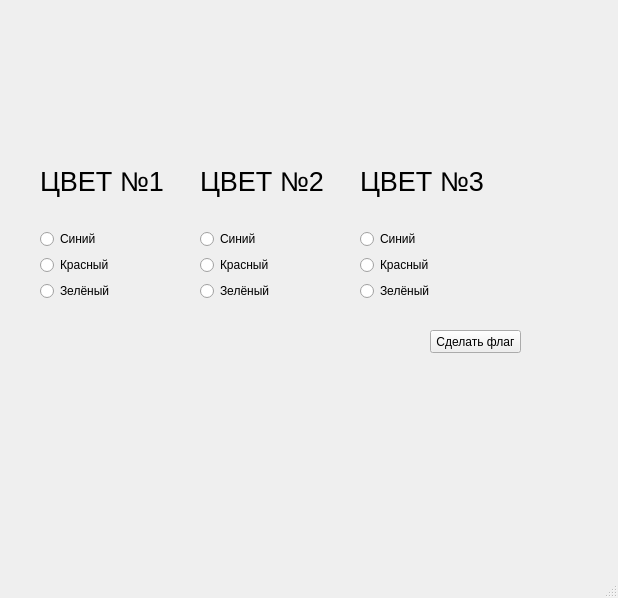
<?xml version="1.0" encoding="UTF-8"?>
<ui version="4.0">
 <class>MainWindow</class>
 <widget class="QMainWindow" name="MainWindow">
  <property name="geometry">
   <rect>
    <x>0</x>
    <y>0</y>
    <width>618</width>
    <height>598</height>
   </rect>
  </property>
  <property name="font">
   <font>
    <stylestrategy>PreferAntialias</stylestrategy>
   </font>
  </property>
  <property name="windowTitle">
   <string>MainWindow</string>
  </property>
  <widget class="QWidget" name="centralwidget">
   <widget class="QWidget" name="verticalLayoutWidget">
    <property name="geometry">
     <rect>
      <x>40</x>
      <y>140</y>
      <width>160</width>
      <height>161</height>
     </rect>
    </property>
    <layout class="QVBoxLayout" name="verticalLayout">
     <item>
      <widget class="QLabel" name="label">
       <property name="font">
        <font>
         <pointsize>20</pointsize>
        </font>
       </property>
       <property name="text">
        <string>ЦВЕТ №1</string>
       </property>
      </widget>
     </item>
     <item>
      <widget class="QRadioButton" name="radioButtonB1">
       <property name="text">
        <string>Синий</string>
       </property>
       <attribute name="buttonGroup">
        <string notr="true">bg1</string>
       </attribute>
      </widget>
     </item>
     <item>
      <widget class="QRadioButton" name="radioButtonR1">
       <property name="text">
        <string>Красный</string>
       </property>
       <attribute name="buttonGroup">
        <string notr="true">bg1</string>
       </attribute>
      </widget>
     </item>
     <item>
      <widget class="QRadioButton" name="radioButtonG1">
       <property name="text">
        <string>Зелёный</string>
       </property>
       <attribute name="buttonGroup">
        <string notr="true">bg1</string>
       </attribute>
      </widget>
     </item>
    </layout>
   </widget>
   <widget class="QWidget" name="verticalLayoutWidget_2">
    <property name="geometry">
     <rect>
      <x>200</x>
      <y>140</y>
      <width>160</width>
      <height>161</height>
     </rect>
    </property>
    <layout class="QVBoxLayout" name="verticalLayout_2">
     <item>
      <widget class="QLabel" name="label_2">
       <property name="font">
        <font>
         <pointsize>20</pointsize>
        </font>
       </property>
       <property name="text">
        <string>ЦВЕТ №2</string>
       </property>
      </widget>
     </item>
     <item>
      <widget class="QRadioButton" name="radioButtonB2">
       <property name="text">
        <string>Синий</string>
       </property>
       <attribute name="buttonGroup">
        <string notr="true">bg2</string>
       </attribute>
      </widget>
     </item>
     <item>
      <widget class="QRadioButton" name="radioButtonR2">
       <property name="text">
        <string>Красный</string>
       </property>
       <attribute name="buttonGroup">
        <string notr="true">bg2</string>
       </attribute>
      </widget>
     </item>
     <item>
      <widget class="QRadioButton" name="radioButtonG2">
       <property name="text">
        <string>Зелёный</string>
       </property>
       <attribute name="buttonGroup">
        <string notr="true">bg2</string>
       </attribute>
      </widget>
     </item>
    </layout>
   </widget>
   <widget class="QWidget" name="verticalLayoutWidget_3">
    <property name="geometry">
     <rect>
      <x>360</x>
      <y>140</y>
      <width>160</width>
      <height>161</height>
     </rect>
    </property>
    <layout class="QVBoxLayout" name="verticalLayout_3">
     <item>
      <widget class="QLabel" name="label_3">
       <property name="font">
        <font>
         <pointsize>20</pointsize>
        </font>
       </property>
       <property name="text">
        <string>ЦВЕТ №3</string>
       </property>
      </widget>
     </item>
     <item>
      <widget class="QRadioButton" name="radioButtonB3">
       <property name="text">
        <string>Синий</string>
       </property>
       <attribute name="buttonGroup">
        <string notr="true">bg3</string>
       </attribute>
      </widget>
     </item>
     <item>
      <widget class="QRadioButton" name="radioButtonR3">
       <property name="text">
        <string>Красный</string>
       </property>
       <attribute name="buttonGroup">
        <string notr="true">bg3</string>
       </attribute>
      </widget>
     </item>
     <item>
      <widget class="QRadioButton" name="radioButtonG3">
       <property name="text">
        <string>Зелёный</string>
       </property>
       <attribute name="buttonGroup">
        <string notr="true">bg3</string>
       </attribute>
      </widget>
     </item>
    </layout>
   </widget>
   <widget class="QPushButton" name="Button">
    <property name="geometry">
     <rect>
      <x>430</x>
      <y>330</y>
      <width>91</width>
      <height>23</height>
     </rect>
    </property>
    <property name="text">
     <string>Сделать флаг</string>
    </property>
   </widget>
   <widget class="QLabel" name="output">
    <property name="geometry">
     <rect>
      <x>60</x>
      <y>410</y>
      <width>361</width>
      <height>16</height>
     </rect>
    </property>
    <property name="text">
     <string/>
    </property>
   </widget>
  </widget>
  <widget class="QMenuBar" name="menubar">
   <property name="geometry">
    <rect>
     <x>0</x>
     <y>0</y>
     <width>618</width>
     <height>21</height>
    </rect>
   </property>
  </widget>
  <widget class="QStatusBar" name="statusbar"/>
 </widget>
 <resources/>
 <connections/>
 <buttongroups>
  <buttongroup name="bg1"/>
  <buttongroup name="bg2"/>
  <buttongroup name="bg3"/>
 </buttongroups>
</ui>
